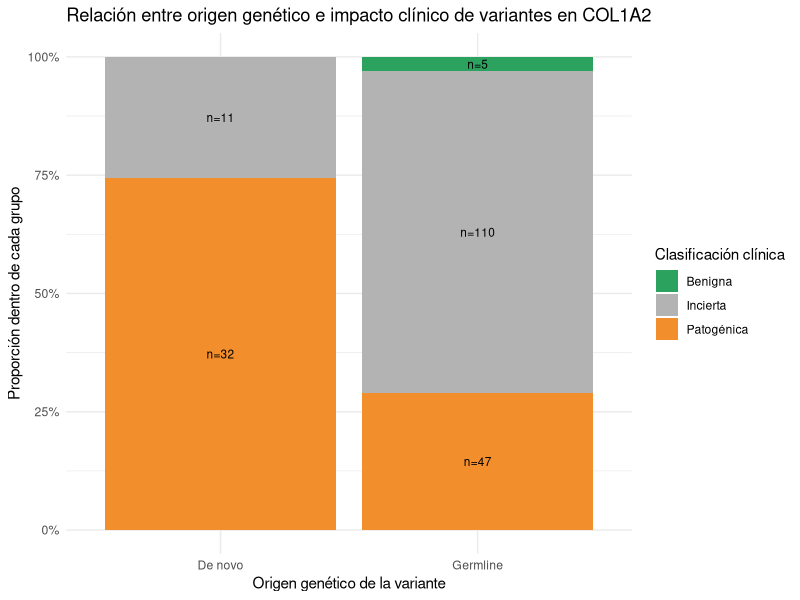

Recreate this plot in R.

# Visualización 4 - De novo vs Germline — impacto clínico con colores semánticos


library(readxl)
library(dplyr)
library(ggplot2)
library(scales)

# Leer Excel: 
# df <- read_excel("C:/Users/iizas/OneDrive/Escritorio/Master Ciencia de datos/Visualizacion de datos/PR1/PR1_dataset.xlsx")
df <- read_excel("PR1_dataset.xlsx") # path relativo al excel

# Variables relevantes
df$Origin <- df$`VariantOnGenome/Genetic_origin`
df$Clinical <- df$`VariantOnGenome/ClinicalClassification`

# Filtramos por datos validos 
df_plot <- df %>%
  filter(Origin %in% c("De novo", "Germline")) %>%
  filter(!is.na(Clinical)) #Limpiar los NA valores

# Agrupamos por impacto clínico:
df_plot <- df_plot %>%
  mutate(
    Clinical_group = case_when(
      Clinical %in% c("pathogenic", "likely pathogenic") ~ "Patogénica",
      Clinical %in% c("benign", "likely benign") ~ "Benigna",
      TRUE ~ "Incierta"
    )
  )

# Conteo y proporciones
prop_df <- df_plot %>%
  group_by(Origin, Clinical_group) %>%
  summarise(n = n(), .groups = "drop") %>%
  group_by(Origin) %>%
  mutate(prop = n / sum(n))

# Barplot
ggplot(prop_df, aes(x = Origin, y = prop, fill = Clinical_group)) +
  geom_col() +
  geom_text(
    aes(label = paste0("n=", n)),
    position = position_stack(vjust = 0.5),
    size = 3
  ) +
  scale_fill_manual(
    values = c(
      "Benigna" = "#2ca25f",   # verde
      "Incierta" = "grey70",   # gris
      "Patogénica" = "#f28e2b" # naranja
    ),
    name = "Clasificación clínica"
  ) +
  scale_y_continuous(labels = percent_format()) +
  labs(
    x = "Origen genético de la variante",
    y = "Proporción dentro de cada grupo",
    title = "Relación entre origen genético e impacto clínico de variantes en COL1A2"
  ) +
  theme_minimal()


# Ver la relación entre variantes, valor p (Test Chi-cuadrado)

# Tabla de contingencia
table_test <- table(df_plot$Origin, df_plot$Clinical_group)

table_test

# Test chi-cuadrado
chisq.test(table_test)


